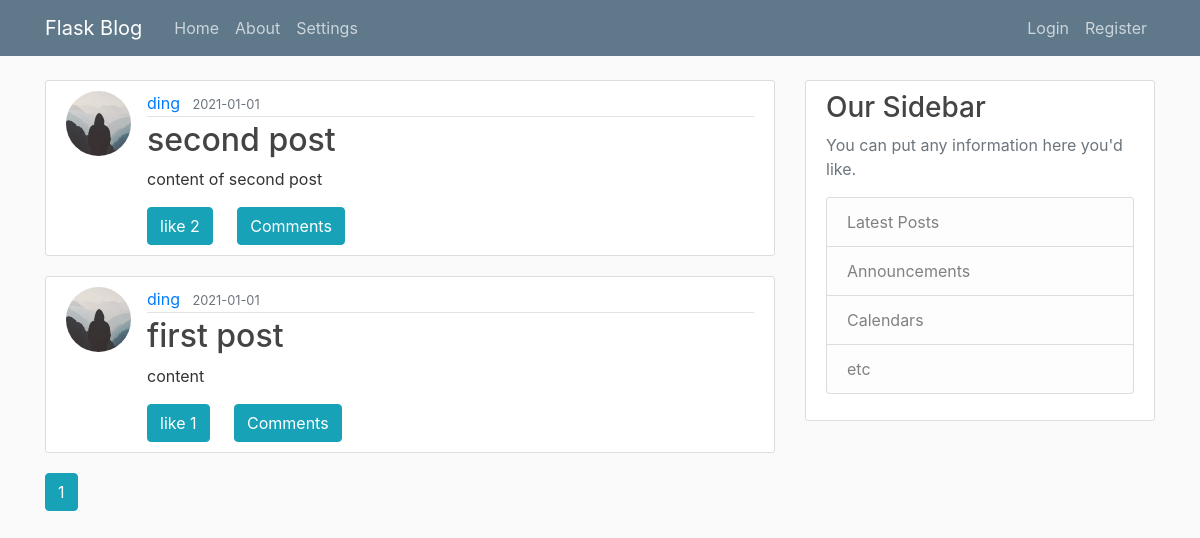
Page /home on the earlier database version.
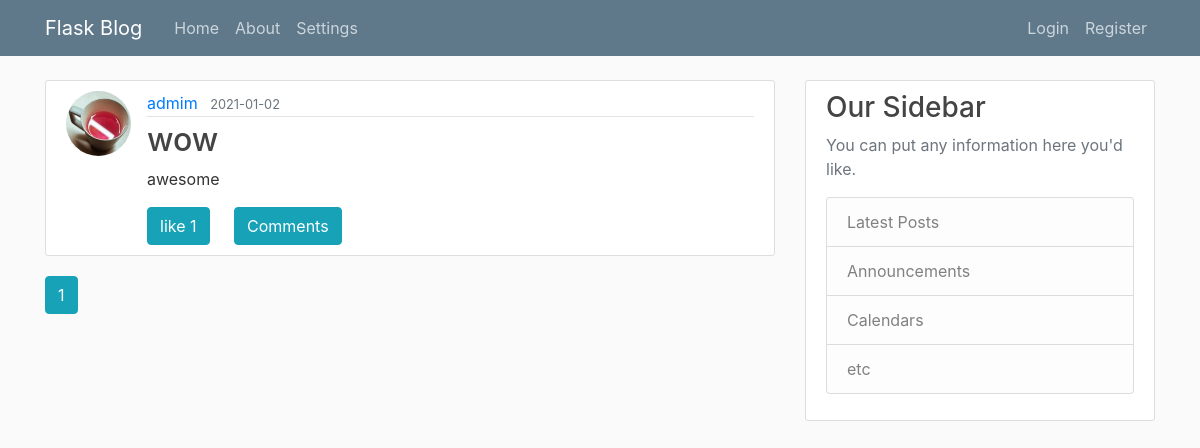
Same page on the later database version.
### flaskblog/models.py (models this page shows, shortened)
class Post(db.Model):
    id = db.Column(db.Integer, primary_key=True)
    title = db.Column(db.String(100), nullable=False)
    date_posted = db.Column(db.DateTime, nullable=False, default=datetime.now)
    content = db.Column(db.Text, nullable=False)
    user_id = db.Column(db.Integer, db.ForeignKey('user.id'), nullable=False)
    likes = db.Column(db.Integer, default = 0)

class User(db.Model, UserMixin):
    id = db.Column(db.Integer, primary_key=True)
    username = db.Column(db.String(20), unique=True, nullable=False)
    email = db.Column(db.String(120), unique=True, nullable=False)
    image_file = db.Column(db.String(20), nullable=False, default='default.jpg')
    password = db.Column(db.String(60), nullable=False)
    posts = db.relationship('Post', backref='author', lazy=True)
    comments = db.relationship('Comment', backref='author', lazy=True)

### flaskblog/main/routes.py (the view)
@main.route("/")
@main.route("/home")
def home():
    page = request.args.get('page', 1, type=int)
    posts = Post.query.order_by(Post.date_posted.desc()).paginate(page=page, per_page=5)
    return render_template('home.html', posts=posts)

### flaskblog/templates/home.html (shortened to what this page needs)
{% extends "layout.html" %}
{% block content %}
    {% for post in posts.items %}
        <article class="media content-section">
          <img class="rounded-circle article-img" src="{{ url_for('static', filename='profile_pics/' + post.author.image_file) }}">
          <div class="media-body article-body">
            <div class="article-metadata">
              <a class="mr-2" href="{{ url_for('users.user_posts', username=post.author.username) }}">{{ post.author.username }}</a>
              <small class="text-muted">{{ post.date_posted.strftime('%Y-%m-%d') }}</small>
            </div>
            <h2><a class="article-title" href="{{ url_for('posts.post', post_id=post.id) }}">{{ post.title }}</a></h2>
            <p class="article-content">{{ post.content }}</p>
            <div>
                <span class="btn btn-info like" ref="{{post.id}}">
                    like
                    <span id="like_count{{post.id}}" >{{post.likes}}</span>
                </span>
                <button type="button" class="btn btn-primary btn-info comment-btn" ref="{{post.id}}" data-toggle="modal" data-target="#modal{{post.id}}">
                    Comments
                </button>
            </div>
          </div>
        </article>
    {% endfor %}
    {% for page_num in posts.iter_pages(left_edge=1, right_edge=1, left_current=1, right_current=2) %}
      {% if page_num %}
        {% if posts.page == page_num %}
          <a class="btn btn-info mb-4" href="{{ url_for('main.home', page=page_num) }}">{{ page_num }}</a>
        {% else %}
          <a class="btn btn-outline-info mb-4" href="{{ url_for('main.home', page=page_num) }}">{{ page_num }}</a>
        {% endif %}
      {% else %}
        ...
      {% endif %}
    {% endfor %}
{% endblock content %}

### flaskblog/templates/layout.html (shortened to what this page needs)
<!DOCTYPE html>
<html>
<head>
    <link rel="stylesheet" type="text/css" href="{{ url_for('static', filename='bootstrap.css') }}">
    <link rel="stylesheet" type="text/css" href="{{ url_for('static', filename='main.css') }}">
    <link rel="stylesheet" type="text/css" href="{{ url_for('static', filename='bootoast.css') }}">
</head>
<body>
    <header class="site-header">
      <nav class="navbar navbar-expand-md navbar-dark bg-steel fixed-top">
        <div class="container">
          <a class="navbar-brand mr-4" href="/">Flask Blog</a>
          <div class="collapse navbar-collapse" id="navbarToggle">
            <div class="navbar-nav mr-auto">
              <a class="nav-item nav-link" href="{{ url_for('main.home') }}">Home</a>
              <a class="nav-item nav-link" href="{{ url_for('main.about') }}">About</a>
              <a class="nav-item nav-link" href="{{ url_for('main.settings') }}">Settings</a>
            </div>
            <div class="navbar-nav">
              {% if current_user.is_authenticated %}
                <a class="nav-item nav-link" href="{{ url_for('posts.new_post') }}">New Post</a>
                <a class="nav-item nav-link" href="{{ url_for('users.account') }}">Account</a>
                <a class="nav-item nav-link" href="{{ url_for('users.logout') }}">Logout</a>
              {% else %}
                <a class="nav-item nav-link" href="{{ url_for('users.login') }}">Login</a>
                <a class="nav-item nav-link" href="{{ url_for('users.register') }}">Register</a>
              {% endif %}
            </div>
          </div>
        </div>
      </nav>
    </header>
    <main role="main" class="container">
      <div class="row">
        <div class="col-md-8">
          {% block content %}{% endblock %}
        </div>
        <div class="col-md-4">
          <div class="content-section">
            <h3>Our Sidebar</h3>
            <p class='text-muted'>You can put any information here you'd like.
              <ul class="list-group">
                <li class="list-group-item list-group-item-light">Latest Posts</li>
                <li class="list-group-item list-group-item-light">Announcements</li>
                <li class="list-group-item list-group-item-light">Calendars</li>
                <li class="list-group-item list-group-item-light">etc</li>
              </ul>
            </p>
          </div>
        </div>
      </div>
    </main>
</body>
</html>

### flaskblog/static/main.css (style rules this page uses)
body { background: #fafafa; color: #333333; margin-top: 5rem; }
h1, h2, h3, h4, h5, h6 { color: #444444; }
.bg-steel { background-color: #5f788a; }
.site-header .navbar-nav .nav-link { color: #cbd5db; }
.content-section { background: #ffffff; padding: 10px 20px; border: 1px solid #dddddd; border-radius: 3px; margin-bottom: 20px; }
.article-title { color: #444444; }
.article-body { width:100%; }
.article-content { width: 100%; word-wrap:break-word; white-space: pre-line; }
.article-img { height: 65px; width: 65px; margin-right: 16px; }
.article-metadata { padding-bottom: 1px; margin-bottom: 4px; border-bottom: 1px solid #e3e3e3 }
.like { margin-right: 20px; }

Differences in the rows shown:
removed Post: image_file (placeholder picture), author.username "ding", date_posted "2021-01-01", title "second post", content "content of second post", likes "2"
removed Post: image_file (placeholder picture), author.username "ding", date_posted "2021-01-01", title "first post", content "content", likes "1"
added Post: image_file (picture), author.username "admim", date_posted "2021-01-02", title "wow", content "awesome", likes "1"
